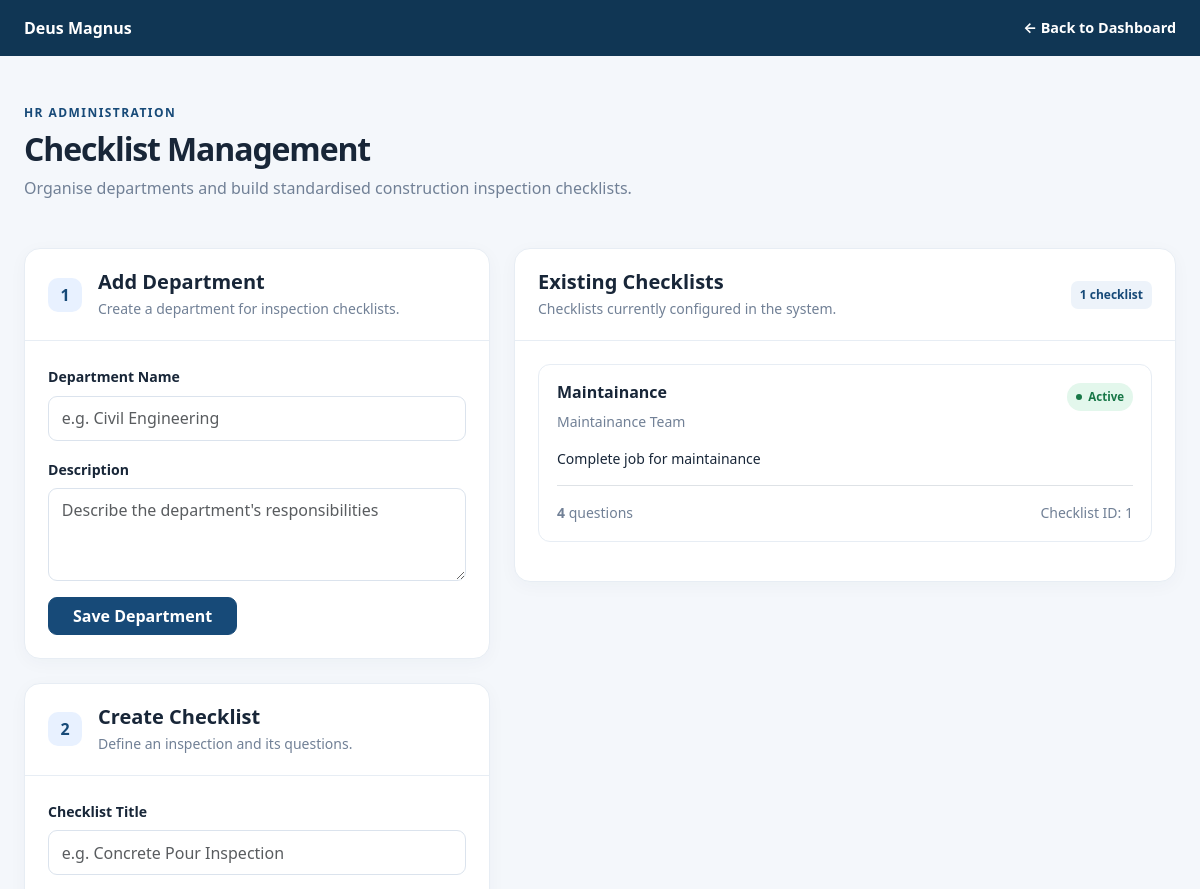
The page /site-checkbook/checklists/manage/ (signed in, upper part) on the database as committed earlier.
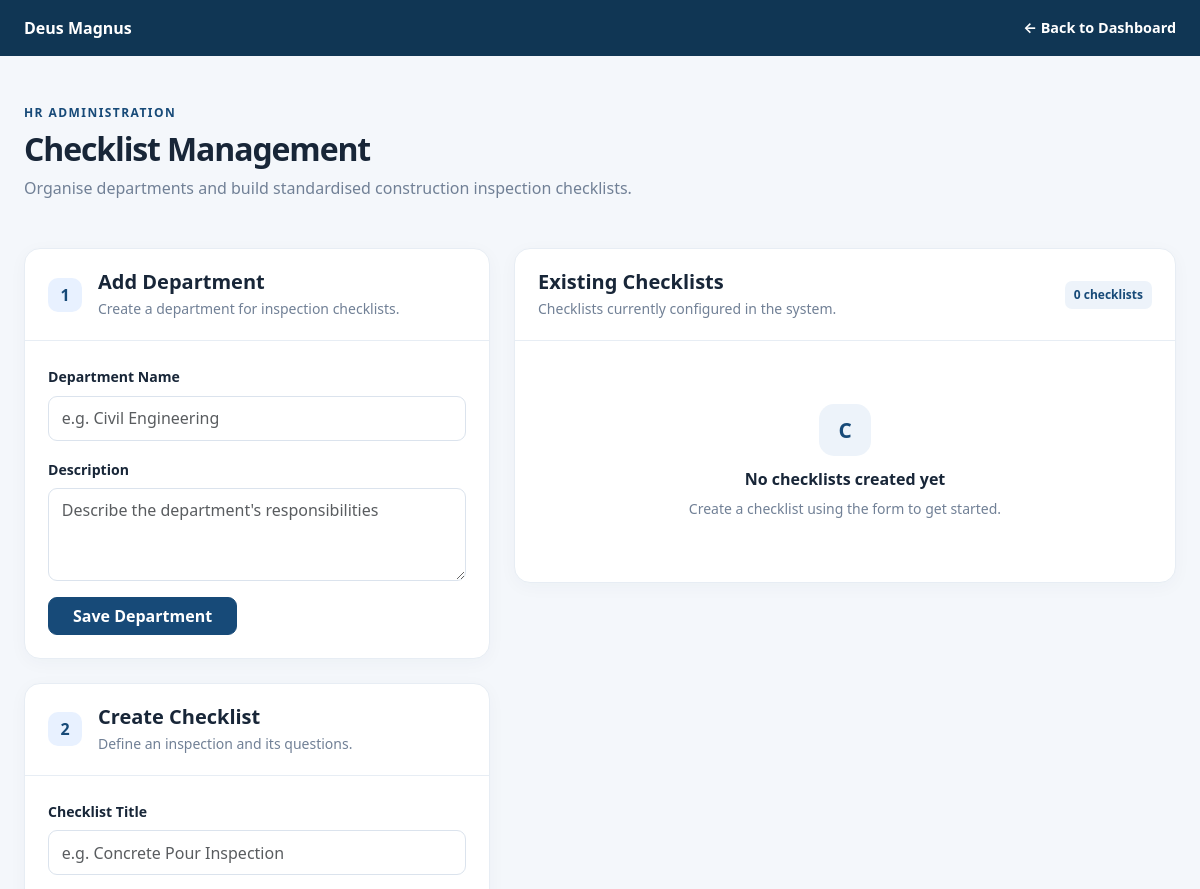
The same page on the database as committed later.
### site_checkbook/models.py (models this page shows, shortened)
class Checklist(models.Model):
    department = models.ForeignKey(
        Department,
        on_delete=models.PROTECT,
        related_name="checklists",
    )
    title = models.CharField(max_length=200)
    description = models.TextField(blank=True)
    is_active = models.BooleanField(default=True)
    created_at = models.DateTimeField(auto_now_add=True)
    class Meta:
        ordering = ["department__name", "title"]

class Department(models.Model):
    name = models.CharField(max_length=150, unique=True)
    description = models.TextField(blank=True)
    is_active = models.BooleanField(default=True)
    created_at = models.DateTimeField(auto_now_add=True)
    class Meta:
        ordering = ["name"]

### site_checkbook/views.py (the view)
@login_required
def manage_checklists(request):
    if not is_hr_reviewer(request.user):
        raise PermissionDenied
    departments = Department.objects.all().order_by("name")
    checklists = Checklist.objects.select_related(
        "department"
    ).prefetch_related("questions")
    return render(
        request,
        "site_checkbook/manage_checklists.html",
        {
            "departments": departments,
            "checklists": checklists,
            "is_reviewer": True,
            "can_manage_projects": can_manage_projects(request.user),
        },
    )

### site_checkbook/permissions.py (called while the page is built)
def can_manage_projects(user):
    if not user.is_authenticated:
        return False
    return (
        user.is_superuser
        or user.groups.filter(
            name__in=["HR", "Supervisors", "Project Managers"]
        ).exists()
    )

### site_checkbook/views.py (called while the page is built)
def is_hr_reviewer(user):
    return (
        user.is_authenticated
        and (
            user.is_superuser
            or user.groups.filter(name__in=["HR", "Supervisors"]).exists()
        )
    )

### templates/site_checkbook/manage_checklists.html (shortened to what the changed rows need)
<!DOCTYPE html>
<html lang="en">
<head>
    <link href="https://cdn.jsdelivr.net/npm/bootstrap@5.3.3/dist/css/bootstrap.min.css" rel="stylesheet">
</head>
<body>
<main class="container-fluid page-wrap px-3 px-lg-4 py-4 py-lg-5">
    <div class="mb-4 mb-lg-5">
        <h1 class="page-title h2 mb-2">Checklist Management</h1>
    </div>
    <div class="row g-4 align-items-start">
        <div class="col-lg-5">
            <section class="panel mb-4">
                <div class="panel-heading d-flex align-items-center gap-3">
                    <div>
                        <h2 class="h5 fw-bold mb-1">Add Department</h2>
                    </div>
                </div>
            </section>
            <section class="panel">
                <div class="panel-heading d-flex align-items-center gap-3">
                    <div>
                        <h2 class="h5 fw-bold mb-1">Create Checklist</h2>
                    </div>
                </div>
            </section>
        </div>
        <div class="col-lg-7">
            <section class="panel">
                <div class="panel-heading d-flex flex-wrap justify-content-between align-items-center gap-2">
                    <div>
                        <h2 class="h5 fw-bold mb-1">Existing Checklists</h2>
                        <p class="muted small mb-0">Checklists currently configured in the system.</p>
                    </div>
                    <span class="count-chip">
                        {{ checklists|length }} checklist{{ checklists|length|pluralize }}
                    </span>
                </div>
                <div class="panel-body">
                    {% for checklist in checklists %}
                        <article class="checklist-item mb-3">
                            <div class="d-flex justify-content-between align-items-start gap-3">
                                <div>
                                    <h3 class="h6 fw-bold mb-2">{{ checklist.title }}</h3>
                                    <div class="muted small">
                                        {{ checklist.department.name }}
                                    </div>
                                </div>
                                {% if checklist.is_active %}
                                    <span class="status-pill status-active">Active</span>
                                {% else %}
                                    <span class="status-pill status-inactive">Inactive</span>
                                {% endif %}
                            </div>
                            {% if checklist.description %}
                                <p class="small mt-3 mb-3">{{ checklist.description }}</p>
                            {% endif %}
                            <div class="d-flex flex-wrap justify-content-between align-items-center gap-2 border-top pt-3 mt-3">
                                <span class="small muted">
                                    <strong>{{ checklist.questions.count }}</strong>
                                    question{{ checklist.questions.count|pluralize }}
                                </span>
                                <span class="small muted">
                                    Checklist ID: {{ checklist.pk }}
                                </span>
                            </div>
                        </article>
                    {% empty %}
                        <div class="empty-state">
                            <div class="empty-icon">C</div>
                            <h3 class="h6 fw-bold">No checklists created yet</h3>
                            <p class="muted small mb-0">
                                Create a checklist using the form to get started.
                            </p>
                        </div>
                    {% endfor %}
                </div>
            </section>
        </div>
    </div>
</main>
</body>
</html>

Rows that differ between the two databases and show on the page:
removed Checklist: title "Maintainance", department.name "Maintainance Team", is_active "Active", description "Complete job for maintainance", questions.count "4", pk "1"
Other text that changed with them:
{{ checklists|length }}: "1" → "0"
text now shown: "C No checklists created yet Create a checklist using the form to get started."
